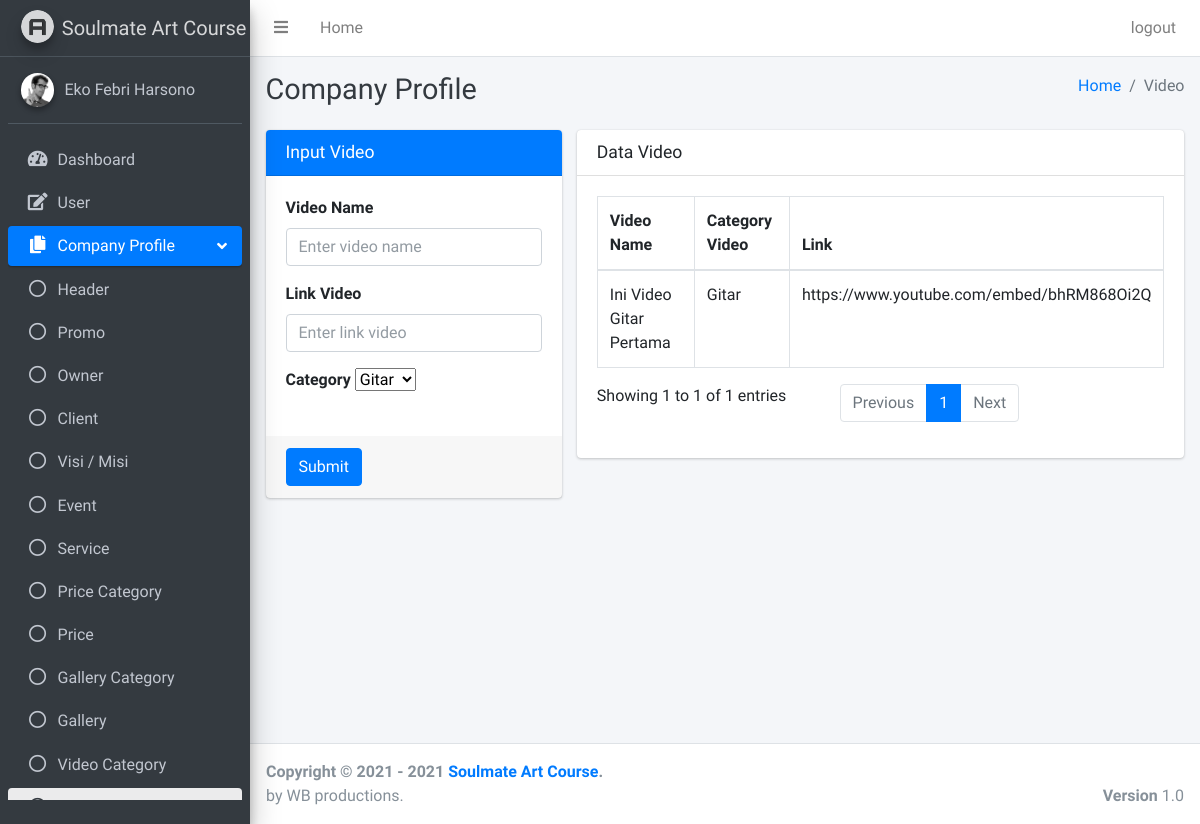
The page /pages/companyProfile/video.php (signed in) on the database as committed earlier.
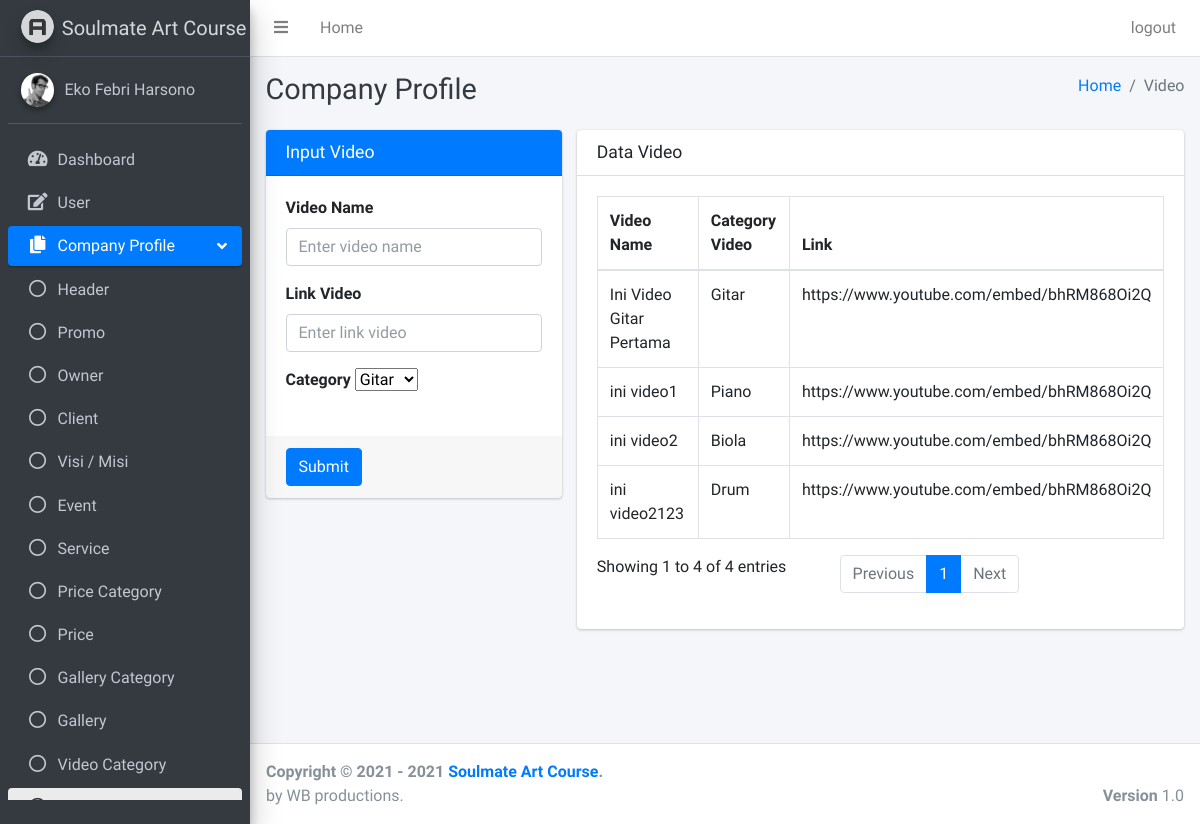
The same page on the database as committed later.
### tables this page shows
CREATE TABLE `video` (
  `id_video` int(11) NOT NULL,
  `id_video_category` int(11) NOT NULL,
  `video_name` varchar(50) NOT NULL,
  `link` text NOT NULL
);

CREATE TABLE `video_category` (
  `id_video_category` int(11) NOT NULL,
  `category_name` varchar(50) NOT NULL
);

### pages/companyProfile/video.php (the view, shortened to what the changed rows need)
<?php
if ($_SESSION["id"] == null || $_SESSION["id"] == "") {
    header('Location: ../../login.php?status=4');
} else {
    $conn = OpenCon(); ?>
    <!DOCTYPE html>
    <html>
    <head>
        <link rel="stylesheet" href="../../plugins/fontawesome-free/css/all.min.css">
        <link rel="stylesheet" href="https://code.ionicframework.com/ionicons/2.0.1/css/ionicons.min.css">
        <link rel="stylesheet" href="../../plugins/sweetalert2-theme-bootstrap-4/bootstrap-4.min.css">
        <link rel="stylesheet" href="../../plugins/toastr/toastr.min.css">
        <link rel="stylesheet" href="../../dist/css/adminlte.min.css">
    </head>
    <body class="hold-transition sidebar-mini layout-fixed">
        <div class="wrapper">
            <?php include '../dashboard/navbar.php'; ?>
            <?php include '../sidebar/sidebarVideo.php'; ?>
            <div class="content-wrapper">
                <div class="content-header">
                    <div class="container-fluid">
                        <div class="row mb-2">
                            <div class="col-sm-6">
                                <h1 class="m-0 text-dark">Company Profile</h1>
                            </div>
                            <div class="col-sm-6">
                                <ol class="breadcrumb float-sm-right">
                                    <li class="breadcrumb-item"><a href="#">Home</a></li>
                                    <li class="breadcrumb-item active">Video</li>
                                </ol>
                            </div>
                        </div>
                    </div>
                </div>
                <section class="content">
                    <div class="container-fluid justify-content-center">
                        <div class="row">
                            <div class="col-md-4">
                                <div class="card card-primary">
                                    <div class="card-header">
                                        <h3 class="card-title">Input Video</h3>
                                    </div>
                                    <form role="form" enctype="multipart/form-data" method="POST" action="../../php/companyProfile/videoActions.php">
                                        <div class="card-body">
                                            <div class="form-group">
                                                <label for="exampleInputEmail1">Video Name</label>
                                                <input type="text" class="form-control" name="video_name" placeholder="Enter video name" required>
                                            </div>
                                            <div class="form-group">
                                                <label for="exampleInputEmail1">Link Video</label>
                                                <input type="text" class="form-control" name="link" placeholder="Enter link video" required>
                                            </div>
                                            <div class="form-group">
                                                <label for="exampleInputEmail1">Category</label>
                                                <select name="id_video_category" required>
                                                    <?php
                                                    $sql = "SELECT * FROM `video_category`";
                                                    $res = mysqli_query($conn, $sql);
                                                    while ($row = mysqli_fetch_array($res)) {
                                                    ?>
                                                        <option value="<?php echo $row['id_video_category']; ?>">
                                                            <?php echo $row['category_name']; ?></option>
                                                    <?php } ?>
                                                </select>
                                            </div>
                                        </div>
                                        <div class="card-footer">
                                            <button type="submit" class="btn btn-primary" name="submitInsertVideo">Submit</button>
                                        </div>
                                    </form>
                                </div>
                            </div>
                            <div class="col-md-8">
                                <div class="card">
                                    <div class="card-header">
                                        <h3 class="card-title">Data Video</h3>
                                    </div>
                                    <div class="card-body">
                                        <?php
                                        $sql = "SELECT video.video_name,video.id_video, video.link, video_category.category_name, video_category.id_video_category FROM `video` join video_category ON video.id_video_category = video_category.id_video_category";
                                        $res = mysqli_query($conn, $sql);
                                        ?>
                                        <table id="example2" class="table table-bordered table-hover">
                                            <thead>
                                                <tr>
                                                    <th>Video Name</th>
                                                    <th>Category Video</th>
                                                    <th>Link</th>
                                                </tr>
                                            </thead>
                                            <tbody>
                                                <?php while ($row = mysqli_fetch_array($res)) { ?>
                                                    <tr>
                                                        <td><?php echo $row['video_name']; ?></td>
                                                        <td><?php echo $row['category_name']; ?></td>
                                                        <td><?php echo $row['link']; ?></td>
                                                    </tr>
                                                <?php } ?>
                                            </tbody>
                                        </table>
                                    </div>
                                </div>
                            </div>
                        </div>
                    </div>
                </section>
            </div>
            <?php include '../dashboard/footer.php'; ?>
        </div>
    </body>
    </html>
<?php } ?>

Rows that differ between the two databases and show on the page:
added video: video_name "ini video2", id_video_category.category_name "Biola", link "https://www.youtube.com/embed/bhRM868Oi2Q"
added video: video_name "ini video2123", id_video_category.category_name "Drum", link "https://www.youtube.com/embed/bhRM868Oi2Q"
added video: video_name "ini video1", id_video_category.category_name "Piano", link "https://www.youtube.com/embed/bhRM868Oi2Q"
Other text that changed with them:
text written by a page script: "Showing 1 to 1 of 1 entries Previous 1 Next" → "Showing 1 to 4 of 4 entries Previous 1 Next"
